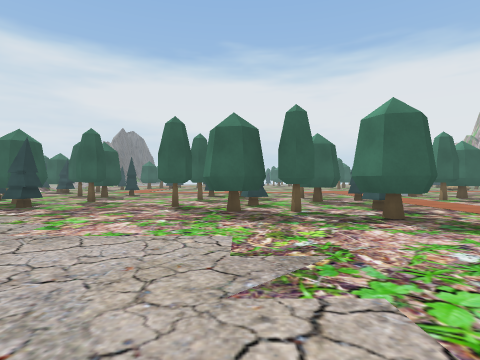
[1] (above)

24 first-person views from a walk through a scene from a Unity 3-D project. The camera is 1.2 m above the floor, looks level and sees 80° across. The floor is counted in squares, 2 m on a side. Each view is taken from the middle of a square. On the plan, view 1 faces up. The plan holds only what a view shows up to about 9 squares ahead; the rest is blank. The place goes on beyond the plan.

[2]
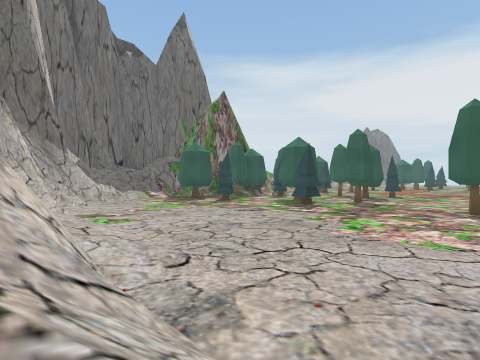

[3]
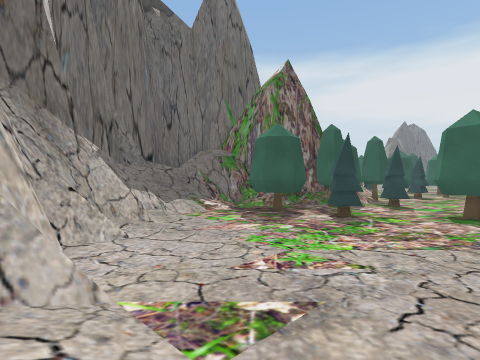

[4]
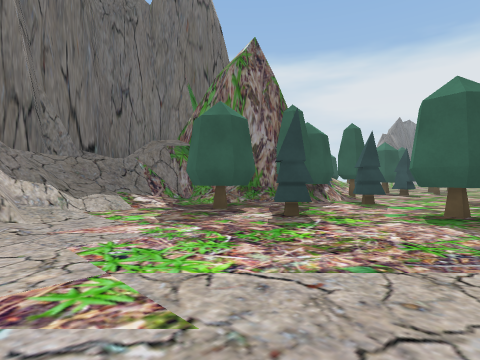

[5]
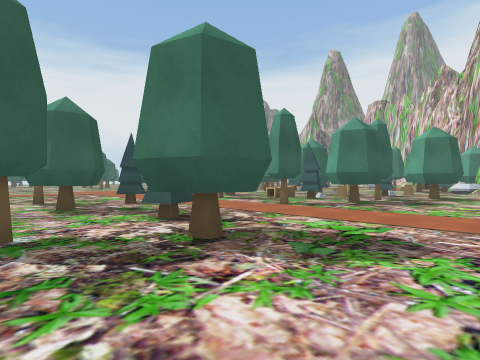

[6]
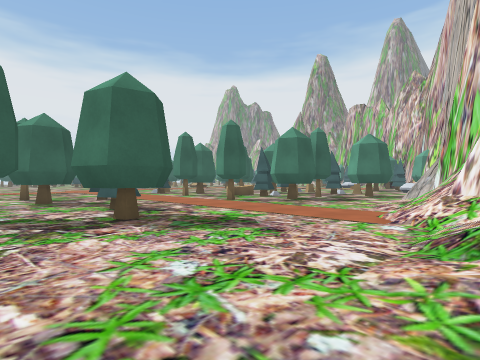

[7]
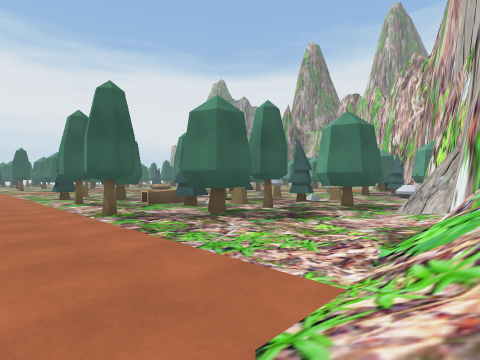

[8]
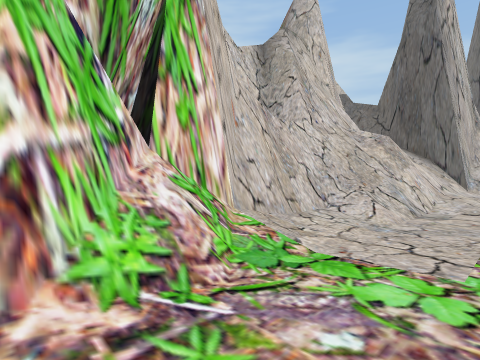

[9]
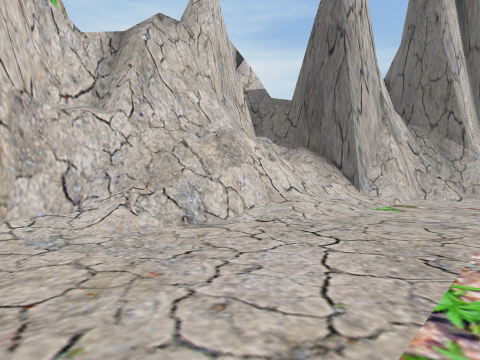

[10]
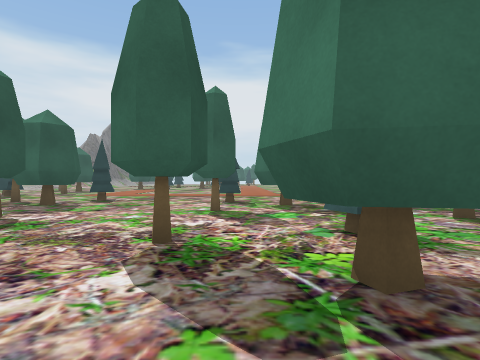

[11]
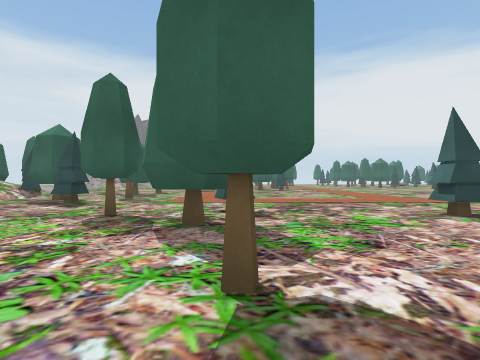

[12]
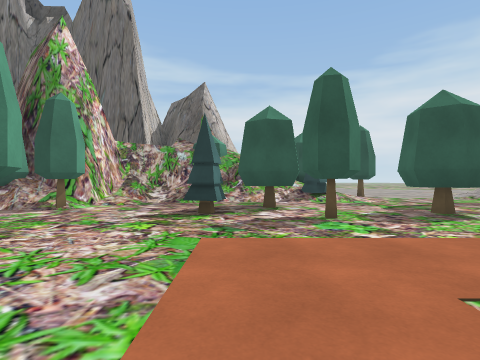

[13]
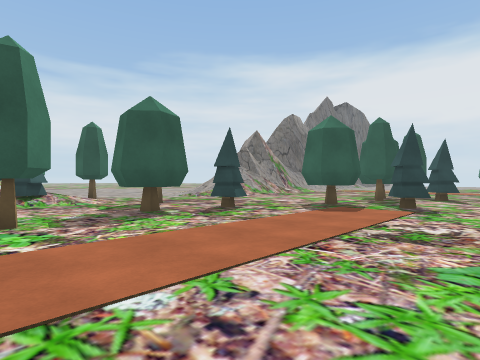

[14]
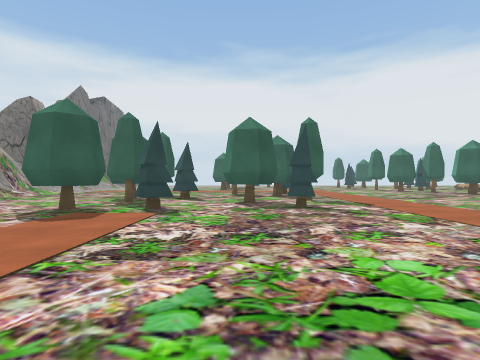

[15]
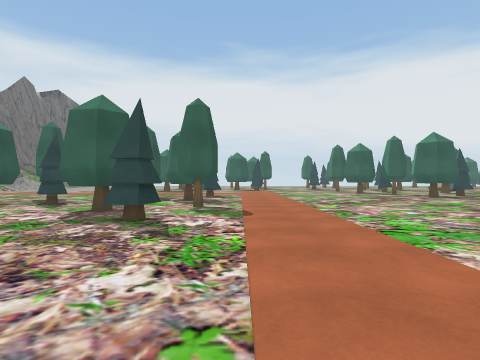

[16]
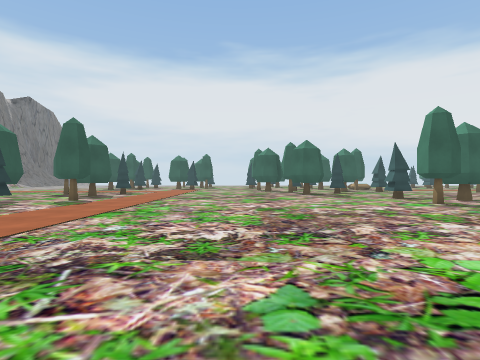

[17]
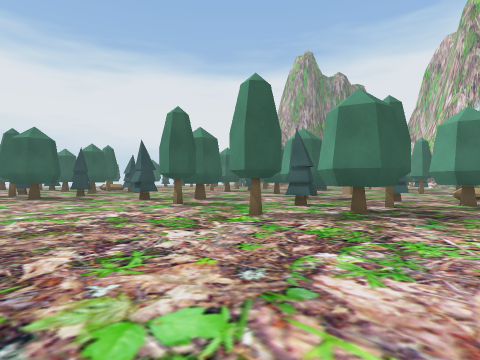

[18]
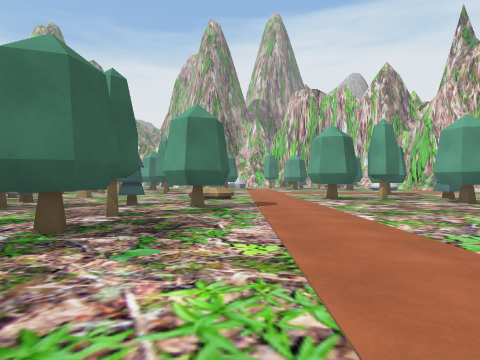

[19]
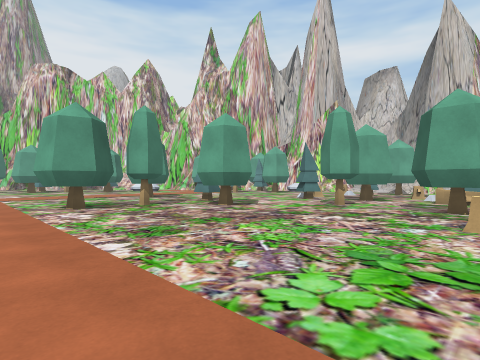

[20]
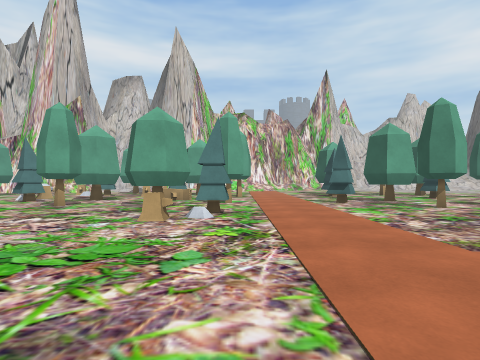

[21]
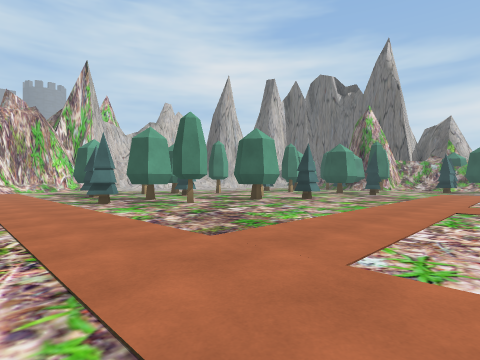

[22]
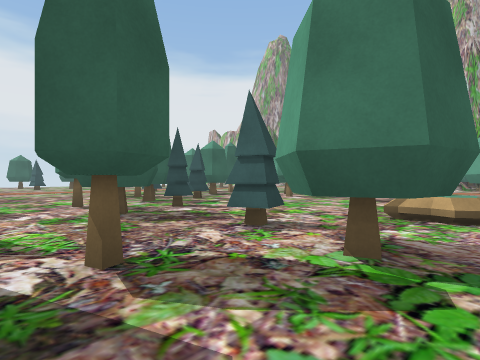

[23]
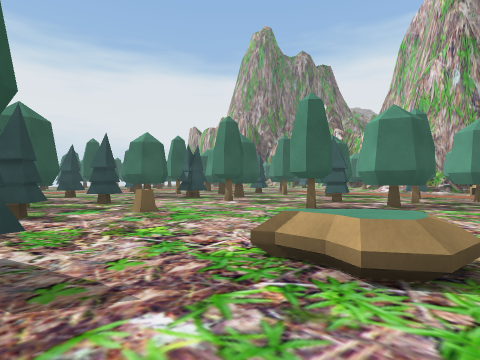

[24]
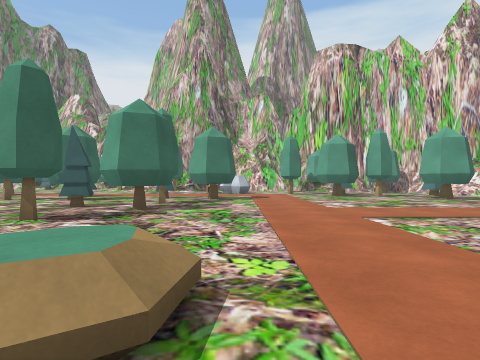

### Floor plan
Key: @ floor where view 1 was taken; # wall or solid block; x gap in a wall; . main floor; : floor 0.25 m higher than the main floor; / step, stairs or slope; = window, fence, low wall or low ledge; ^ raised ledge; T tree; O other object.
Columns run from 14 left of view 1 to 24 right of it. Each row starts with its distance up from view 1.
 29       .#.  ##.........   ...
 28       .x.. ............  .......
 27    ...##T.............T  ...#.T..
 26    /...#..#x#..........##.#.#.....  x#
 25     ......#...........#...x.T....#....
 24      .##T..TT.............##..=.....##
 23  .. ....................T.........TT..
 22  ....T................##...T....###..OO
 21  ..#.T.................###.......### OO
 20 #//.##........ ...........##.=.......#
 19  //..x......    ......................
 18  TT..x.....     ......................
 17    ###................................
 16    ##.......................##........
 15    .TT......................##........
 14  #/......T.................##     ....
 13  #//...#.T...T........T....# T     ..#
 12  ####...##....#xx#...T##.....T      .#
 11    ##T.......##..x....##.#..
 10    ##T...#......##T..#...x.T
  9  ####..###......##.....^.##.
  8 /#/x...#T...#.TT.......T:..
  7 /#/##T..T....###.TT..#.x..TT
  6 ///...........##.#....###.##.
  5 ///..............#.......##..
  4 //=/........................
  3  ###/................///##
  2    ##..............///###
  1     ###////......// #
  0       #//###//@###
 -1       #/ //######
 -2        /#####

Where each view was taken, in squares from view 1:
view 1: 0 up, 0 right, facing up
view 2: 0 up, 1 left, facing up-left
view 3: 1 up, 6 left, facing up-left
view 4: 3 up, 6 left, facing up-left
view 5: 3 up, 1 right, facing up-right
view 6: 1 up, 1 right, facing up-right
view 7: 2 up, 5 right, facing up-right
view 8: 2 up, 3 right, facing down-left
view 9: 4 up, 0 right, facing down-left
view 10: 5 up, 1 left, facing up
view 11: 8 up, 5 left, facing up
view 12: 16 up, 4 left, facing left
view 13: 17 up, 4 left, facing up-left
view 14: 18 up, 4 left, facing up
view 15: 20 up, 1 left, facing up
view 16: 18 up, 3 right, facing up
view 17: 19 up, 4 right, facing up-right
view 18: 19 up, 6 right, facing right
view 19: 18 up, 8 right, facing down-right
view 20: 18 up, 7 right, facing down
view 21: 18 up, 7 right, facing down-left
view 22: 19 up, 10 right, facing up-right
view 23: 19 up, 13 right, facing up-right
view 24: 19 up, 14 right, facing right
